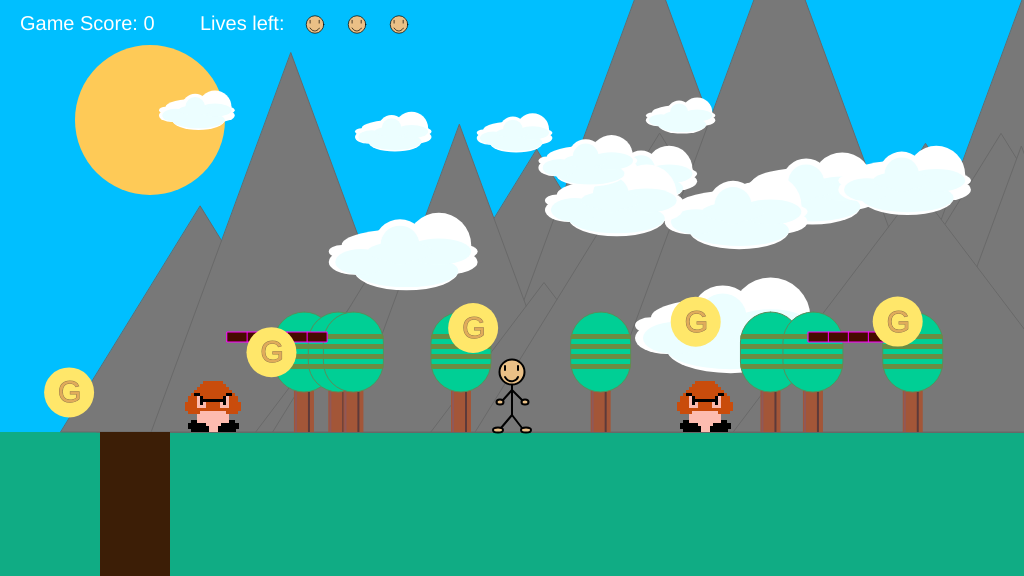
Frame 1 (no input)
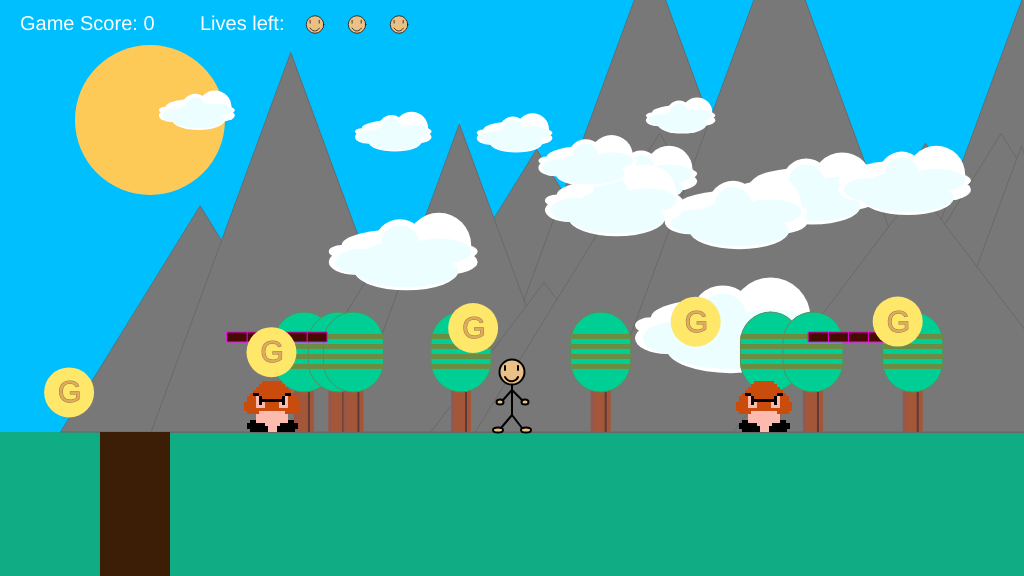
Frame 60 (no input)
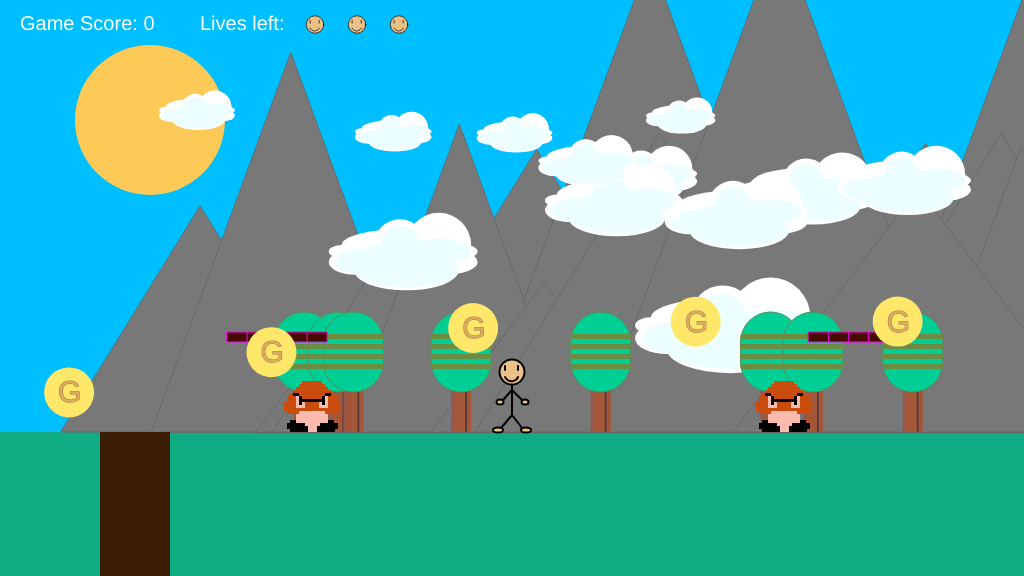
Frame 120 (the mouse pressed at the canvas centre since frame 60)

The p5.js sketch that drew these frames (run headless with seeded random() and noise() and a simulated clock; from frame 60 on, the mouse is pressed at the canvas centre):

// p5.js sketch
// ── sketch.js
/*

The Game Project 7 - 

Week 18 - 9.4  Sound
Week 20 - 10.3 Platforms
Week 20 - 10.3 Enemies


*/
//Positioning variables
var gameChar_x;
var gameChar_y;
var floorPos_y;
var scrollPos;
var gameChar_world_x;
var charHitbox = {
  width: 28
};
//Boolean variables
var isLeft;
var isRight;
var isFalling;
var isPlummeting;
var isJumping;
var t_canyon;
var platformContact;

//Moving variables
var gravity = 0.2;
var fallingSpeed = 0;
var jumpHeight = 150;

var keysBeingPressed = {
  up: false,
  left: false,
  right: false
};

// Drawing variables
var clouds;
var mountains;
var trees_x;
var canyons;
var collectables;

//Game Project
var gameScore;
var flagpole;
var lives;
var platforms;
var enemies;

function setup() {
  createCanvas(1024, 576);
  floorPos_y = (height * 3) / 4;
  lives = 3;
  startGame();
}

function draw() {
  background(0,191,255); // fill the sky blue
  noStroke();
  fill(16, 172, 132);
  rect(0, floorPos_y, width, height / 4); // draw some green ground
  push();
  translate(scrollPos, 0);
  fill(254, 202, 87);
  ellipse(150, 120, 150, 150);
  noFill();    
  // Draw mountains.
    for (var i = 0; i < mountains.length; i++ ){
        mountains[i].draw();
    }

  // Draw clouds.
  for (var i = 0; i < clouds.length; i++ ){
      clouds[i].draw();
  }

  // Draw trees.
    for (var i = 0; i < trees.length; i++ ){
        trees[i].draw();
    }
    
  // Draw canyons
  for (var i = 0; i < canyons.length; i++) {
    drawCanyon(canyons[i]);
    checkCanyon(canyons[i]);
  }
    
  // Draw platforms
    for(var i = 0; i < platforms.length; i++)
    {
        platforms[i].draw();
    }
    

  // Draw collectable items -- gameScore looping problem occurs due to this code.
  for(var i = 0; i < collectables.length; i++){
        if (collectables[i].isFound != true) {
            drawCollectable(collectables[i]);
            checkCollectable(collectables[i]);
        }
  }
    
  //FlagPole
  if (flagpole.isReached == false) {
        checkFlagpole();
  }
  renderFlagpole();
    
  for(var i = 0; i< enemies.length; i++){
      enemies[i].draw();
      var isContact = enemies[i].checkContact(gameChar_world_x, gameChar_y);
      
      if(isContact)
          {
              if(lives > 0){
                  lives = lives - 1;
                  startGame();
                  break;
              }
          }
  }
      
  pop();
  // Draw game character.
  drawGameChar();

  //score on screen
  textSize(20);
  noStroke();
  fill(255);
  text('Game Score: ' + gameScore,20, 30);
    
    
  text('Lives left: ', 200, 30);
    for(var i = 0; i<lives; i++){
        push();
        scale(0.7);
        var x_pos= 450;
        livesLogo(x_pos+ i*60, 60);
        pop();
    }
    
    //Game Over when lives < 1
    if (lives < 1){
        textSize(50);
        fill(163,52,31);
        text('Game Over', width/2-100, height/2);    
        return;
    }

    //Game Over when lives < 1
    if (flagpole.isReached){
        textSize(50);
        fill(163,52,31);
        text('Level complete', width/2-100, height/2);    
        return;
    }
    
  //Add lives
  checkPlayerDie(); 
    
  // Logic to create the game character move or the background scroll.
  if (isLeft) {
    if (gameChar_x > width * 0.2) {
      gameChar_x -= 5;
    } else {
      scrollPos += 5;
    }
  }

  if (isRight) {
    if (gameChar_x < width * 0.8) {
      gameChar_x += 5;
    } else {
      scrollPos -= 5; // negative for moving against the background
    }
  }
    
  // edge case if the char is below the floor
  if (gameChar_y > floorPos_y && !isPlummeting && !isFalling) {
    gameChar_y = floorPos_y;
  }

  isLeft = keysBeingPressed.left;
  isRight = keysBeingPressed.right;

  // Logic to create the game character rise and fall.
  // jumping
  if (keysBeingPressed.up && gameChar_y === floorPos_y) {
    // starts jumping animation
    isJumping = true;
  }
    
 if (keysBeingPressed.left) {
    // starts jumping animation
     isLeft = true;
  }
    
  if (keysBeingPressed.right) {
    // starts jumping animation
    isRight = true;
  }
    
  if (isJumping) {
    gameChar_y -= 10;
  }
    
  if (isJumping && gameChar_y <= floorPos_y - jumpHeight) {
    isJumping = false;
    isFalling = true;
    fallingSpeed = 0;
  }

  if (isFalling && gameChar_y >= floorPos_y && !isPlummeting) {
    isFalling = false;
    fallingSpeed = 0;
  }

    if(flagpole.isReached == false)
    {
        checkFlagpole();
    }
    
   // Logic to make the game character rise and fall.
    if (gameChar_y < floorPos_y) {
        
        var isContact = false;
        for(var i = 0; i < platforms.length; i++)
        {
            if(platforms[i].checkContact(gameChar_world_x, gameChar_y) == true)
            {
                isContact = true;
                
                break;
            }
        }
        if(isContact == false)
        {
            gameChar_y += 2;
            isFalling = true;
        }
        
    } else {
        isFalling = false;
    }
    
	// Update real position of gameChar for collision detection.
	gameChar_world_x = gameChar_x - scrollPos;
    
    if (isPlummeting) { gameChar_y += 3; } //falling in the canyon    
}

function startGame()
{
  gameScore = 0;
  gameChar_x = width / 2;
  gameChar_y = floorPos_y;
  flagpole = {isReached: false, x_pos: 3000};
  // Variable to control the background scrolling.
  scrollPos = 0;

  // Variable to store the real position of the gameChar in the game
  // world. Needed for collision detection.
  gameChar_world_x = gameChar_x - scrollPos;

  // Boolean variables to control the movement of the game character.
  isLeft = false;
  isRight = false;
  isPlummeting = false;
  isFalling = false;

  // Initialise arrays of scenery objects.
  trees = []; // Trees
		for (var i = 0; i < 42; i++ ){
        trees.push(drawTree());
    }
    
  clouds = []; // Clouds
    for (var i = 0; i < 42; i++ ){
        clouds.push(drawClouds());
    }
    
  mountains = []; // Mountains
    for (var i = 0; i < 42; i++ ){
        mountains.push(drawMountain());
    }
    
  canyons = [{posX: 100, posY : 70}, {posX: 1400, posY : 70}, {posX: 2300, posY : 70}]; // Canyons
    
  collectables = [      // Collectables
    { x_pos: random(50,100), y_pos: random(300,400), size: 50, isFound: false },
    { x_pos: random(250,300), y_pos: random(300,400), size: 50, isFound: false },
    { x_pos: random(450,500), y_pos: random(300,400), size: 50, isFound: false },
    { x_pos: random(650,700), y_pos: random(300,400), size: 50, isFound: false },
    { x_pos: random(850,900), y_pos: random(300,400), size: 50, isFound: false },
    { x_pos: random(1050,1100), y_pos: random(300,400), size: 50, isFound: false },
    { x_pos: random(1250,1300), y_pos: random(300,400), size: 50, isFound: false },
    { x_pos: random(1450,1500), y_pos: random(300,400), size: 50, isFound: false },
    { x_pos: random(1650,1700), y_pos: random(300,400), size: 50, isFound: false },
    { x_pos: random(1850,1900), y_pos: random(300,400), size: 50, isFound: false },
    { x_pos: random(2050,2100), y_pos: random(300,400), size: 50, isFound: false },
    { x_pos: random(2250,2300), y_pos: random(300,400), size: 50, isFound: false },
    { x_pos: random(2450,2500), y_pos: random(300,400), size: 50, isFound: false }
  ];    
    
    platforms = [];
    platforms.push(createPlatforms(random(50,250), floorPos_y - 100, 100));
    platforms.push(createPlatforms(random(650,1050), floorPos_y - 100, 100));
    platforms.push(createPlatforms(random(1150,1550), floorPos_y - 100, 100));
    platforms.push(createPlatforms(random(1650,1850), floorPos_y - 100, 100));
    platforms.push(createPlatforms(random(2050,2250), floorPos_y - 100, 100));
    platforms.push(createPlatforms(random(2750,2250), floorPos_y - 100, 100));
    
    enemies = [];
    enemies.push(new Enemy(-100, floorPos_y - 10, 50));
    enemies.push(new Enemy(200, floorPos_y - 10, 110));
    enemies.push(new Enemy(700, floorPos_y - 10, 100));
    enemies.push(new Enemy(1100, floorPos_y - 10, 120));
    enemies.push(new Enemy(1300, floorPos_y - 10, 85));
    enemies.push(new Enemy(1600, floorPos_y - 10, 105));
    enemies.push(new Enemy(2000, floorPos_y - 10, 115));
    enemies.push(new Enemy(2450, floorPos_y - 10, 200));
}

// ---------------------
// Key control functions
// ---------------------

var keyCodes = {
  32: 'up',
  39: 'right',
  37: 'left',
  38: 'up',
  40: 'down'
};
function keyPressed() {
  keysBeingPressed[keyCodes[keyCode]] = true;
}

function keyReleased() {
  keysBeingPressed[keyCodes[keyCode]] = false;
}

// ------------------------------
// Game character render function
// ------------------------------

// Function to draw the game character.
function drawGameChar() {
  variation = 'standing';
    
  if (isFalling) {
    variation = 'jumping';
  } else if (isLeft || isRight) {
    variation = 'walking';
  } 
  if (gameChar_y < floorPos_y - 80 && !isLeft && !isRight){
      variation = 'standing';
      isFalling = false; 
  } 
  if (isLeft) {
    variation += 'Left';
  } else if (isRight) {
    variation += 'Right';
  }
  drawCharacter(gameChar_x, gameChar_y, variation);
}

// ---------------------------
// Background render functions
// ---------------------------

// Function to draw cloud objects.
function drawClouds() {
  var cloud = {
     x_pos: random(0, 4000),
     y_pos: random(50, 100),
     size: random(0.6, 1.6),
     draw: function(x_pos,y_pos,size){
        push();
        fill(255);
        ellipse((this.x_pos + 200) * this.size, (this.y_pos + 100) * this.size, this.size * 100, this.size * 25);
        ellipse((this.x_pos + 150) * this.size, (this.y_pos + 105) * this.size, this.size * 20, this.size * 10);
        ellipse((this.x_pos + 160) * this.size, (this.y_pos + 113) * this.size, this.size * 40,this.size * 20);
        ellipse((this.x_pos + 200) * this.size, (this.y_pos + 120) * this.size, this.size * 80, this.size * 30);
        ellipse((this.x_pos + 230) * this.size, (this.y_pos + 105) * this.size, this.size * 50, this.size * 15);
        ellipse((this.x_pos + 230) * this.size, (this.y_pos + 113) * this.size, this.size * 50, this.size * 20);
        ellipse((this.x_pos + 225) * this.size, (this.y_pos + 100) * this.size, this.size * 50, this.size * 50);
        ellipse((this.x_pos + 195) * this.size, (this.y_pos + 100) * this.size, this.size * 40, this.size * 40);

        fill(236,254,255);
        ellipse((this.x_pos + 200) * this.size, (this.y_pos + 120) * this.size,this.size * 80,this.size * 25);
        ellipse((this.x_pos + 165) * this.size, (this.y_pos + 113) * this.size, this.size * 40, this.size * 20);
        ellipse((this.x_pos + 225) * this.size, (this.y_pos + 105) * this.size, this.size * 50, this.size * 20);
        ellipse((this.x_pos + 195) * this.size, (this.y_pos + 105) * this.size, this.size * 50, this.size * 15);
        ellipse((this.x_pos + 195) * this.size, (this.y_pos + 100) * this.size, this.size * 30,this.size * 30);
        pop();
        }
    }
    return cloud;
}

// Function to draw mountains objects.
function drawMountain() {
    var mountains = {
        x_pos: random(42, 4200),
        y_pos: floorPos_y,
        size: random(0.5, 2),
        draw: function(x_pos,y_pos,size){
            push();
            fill(120); //color
            stroke(105);
            triangle(this.x_pos, this.y_pos,    
                     this.x_pos + (200*this.size), this.y_pos,
                     this.x_pos + (100*this.size), this.y_pos -(162*this.size));
            triangle(this.x_pos + (65*this.size),
                     this.y_pos,
                     this.x_pos + (265*this.size), this.y_pos,
                     this.x_pos + (165*this.size), this.y_pos -(272*this.size));
            triangle(this.x_pos + (140*this.size),
                     this.y_pos,
                     this.x_pos + (340*this.size), this.y_pos,
                     this.x_pos + (240*this.size), this.y_pos -(132*this.size));
            pop();
        }
    }
    return mountains;
}

// Function to draw trees objects.
function drawTrees() {
  for (var i = 0; i < trees_x.length; i++) {
    drawTree(this.x);
  }
}

// ---------------------------------
// Canyon render and check functions
// ---------------------------------

// Function to draw canyon objects.
function drawCanyon(t_canyon) {
  createCanyon(t_canyon.posX, t_canyon.posY);
}

// Function to check character is over a canyon.
function checkCanyon(t_canyon) {
  if (
    gameChar_world_x > t_canyon.posX &&
    gameChar_world_x < (t_canyon.posX + t_canyon.posY) &&
    gameChar_y >= floorPos_y
  ) {
    isPlummeting = true;
    isFalling = true;
    charSpeed = 0;
  }
}

// ----------------------------------
// Collectable items render and check functions
// ----------------------------------

// Function to draw collectable objects.
function drawCollectable(t_collectable) {
  createCollectable(t_collectable.x_pos, t_collectable.y_pos, t_collectable.size);
  fill(224,171,91);
  stroke(148,120,76);
  textSize(30);
  text('G',t_collectable.x_pos-11, t_collectable.y_pos+10);
}

// Function to check character has collected an item.
function checkCollectable(t_collectable)
{
    if(dist(gameChar_world_x, gameChar_y, t_collectable.x_pos, t_collectable.y_pos) <  t_collectable.size + 40)
    {
        t_collectable.isFound = true;
        gameScore +=1;
        return;
    }
}

// Variations with drawing the character
function drawCharacter(gameChar_x, gameChar_y, variation = 'standing') {
  function before() {
    noFill();
    stroke(0);
    strokeWeight(2);
  }
    
  function cleanup() {
    strokeWeight(1);
    noFill();
  }
    
  function head(gameChar_x, gameChar_y) {
    fill(234,192,134);
//head
    fill(234,192,134);
    stroke(1);
    ellipse(gameChar_x, gameChar_y-60, 25,25);
//eyes
    line(gameChar_x-7,gameChar_y-66, gameChar_x-7,gameChar_y-62);
    line(gameChar_x+6,gameChar_y-66, gameChar_x+6,gameChar_y-62);
//mounth
    noFill();
    beginShape();
    vertex(gameChar_x+6, gameChar_y-55);
    bezierVertex(gameChar_x+5, gameChar_y-52, gameChar_x-2, gameChar_y-47, gameChar_x-7, gameChar_y-55);
    endShape();
    noFill();
  }

  function body(gameChar_x, gameChar_y, height = 34) {
    line(gameChar_x, gameChar_y - 49, gameChar_x, gameChar_y - (49 - height));
  }

  function standing() {
//head
    fill(234,192,134);
    stroke(1);
    ellipse(gameChar_x, gameChar_y-60, 25,25);
//eyes
    line(gameChar_x-7,gameChar_y-66, gameChar_x-7,gameChar_y-62);
    line(gameChar_x+6,gameChar_y-66, gameChar_x+6,gameChar_y-62);
//mounth
    noFill();
    beginShape();
    vertex(gameChar_x+6, gameChar_y-55);
    bezierVertex(gameChar_x+5, gameChar_y-52, gameChar_x-2, gameChar_y-47, gameChar_x-7, gameChar_y-55);
    endShape();
//body
    line(gameChar_x, gameChar_y-47, gameChar_x,gameChar_y-17);
// legs
    line(gameChar_x,gameChar_y-17,gameChar_x+10,gameChar_y-4);
    line(gameChar_x,gameChar_y-17,gameChar_x-11,gameChar_y-4);
//foots
    fill(234,192,134);
    ellipse(gameChar_x+14,gameChar_y-2,10,5);
    ellipse(gameChar_x-14,gameChar_y-2,10,5);
//arms
    line(gameChar_x,gameChar_y-42,gameChar_x+10,gameChar_y-32);
    line(gameChar_x,gameChar_y-42,gameChar_x-9,gameChar_y-32);
//hands
    fill(234,192,134);
    ellipse(gameChar_x+13,gameChar_y-30,7,5);
    ellipse(gameChar_x-12,gameChar_y-30,7,5);
      
  }
    
  function jumping() {
//head
    fill(234,192,134);
    stroke(1);
    ellipse(gameChar_x, gameChar_y-60, 25,25);
//eyes
    line(gameChar_x-7,gameChar_y-66, gameChar_x-7,gameChar_y-62);
    line(gameChar_x+6,gameChar_y-66, gameChar_x+6,gameChar_y-62);
//mounth
    noFill();
    beginShape();
    vertex(gameChar_x+6, gameChar_y-55);
    bezierVertex(gameChar_x+5, gameChar_y-52, gameChar_x-2, gameChar_y-47, gameChar_x-7, gameChar_y-55);
    endShape();
//body
    line(gameChar_x, gameChar_y-47, gameChar_x,gameChar_y-23);
//arms
    line(gameChar_x,gameChar_y-42,gameChar_x+15,gameChar_y-46);
    line(gameChar_x,gameChar_y-42,gameChar_x-14,gameChar_y-48);
//hands
    fill(234,192,134);
    ellipse(gameChar_x+15,gameChar_y-46,7,5);
    ellipse(gameChar_x-14,gameChar_y-48,7,5);
//legs
    line(gameChar_x,gameChar_y-23,gameChar_x+18,gameChar_y-17);
    line(gameChar_x,gameChar_y-23,gameChar_x-16,gameChar_y-22);
//foots
    fill(234,192,134);
    ellipse(gameChar_x+18,gameChar_y-17,10,5);
    ellipse(gameChar_x-16,gameChar_y-22,10,5);
  }
    
  function walkingLeft() {
//head
    fill(234,192,134);
    stroke(1);
    ellipse(gameChar_x+5, gameChar_y-60, 20,25);
//eyes
    line(gameChar_x-3,gameChar_y-66, gameChar_x-3,gameChar_y-62);
    line(gameChar_x+5,gameChar_y-66, gameChar_x+5,gameChar_y-62)
//mounth
    noFill();
    beginShape();
    vertex(gameChar_x+6, gameChar_y-55);
    bezierVertex(gameChar_x+5, gameChar_y-52, gameChar_x, gameChar_y-47, gameChar_x-4, gameChar_y-55);
    endShape();  
//body
    line(gameChar_x+5, gameChar_y-47, gameChar_x+5,gameChar_y-17);
//legs
    line(gameChar_x+5,gameChar_y-17,gameChar_x-6,gameChar_y-4);
    line(gameChar_x+5,gameChar_y-17,gameChar_x+12,gameChar_y-4);
//foots
    fill(234,192,134);
    ellipse(gameChar_x-9,gameChar_y-2,10,5);
    ellipse(gameChar_x+14,gameChar_y-2,10,5);
//arms
    line(gameChar_x+5,gameChar_y-42,gameChar_x-4,gameChar_y-32);
    line(gameChar_x+5,gameChar_y-42,gameChar_x+10,gameChar_y-32);
//hands
    fill(234,192,134);
    ellipse(gameChar_x+12,gameChar_y-30,7,5);
    ellipse(gameChar_x-7,gameChar_y-30,7,5);
  }
    
  function walkingRight() {
//head
    fill(234,192,134);
    stroke(1);
    ellipse(gameChar_x-5, gameChar_y-60, 20,25);
//eyes
    line(gameChar_x+2,gameChar_y-66, gameChar_x+2,gameChar_y-62);
    line(gameChar_x-6,gameChar_y-66, gameChar_x-6,gameChar_y-62)
//mounth
    noFill();
    beginShape();
    vertex(gameChar_x+4, gameChar_y-55);
    bezierVertex(gameChar_x+4, gameChar_y-52, gameChar_x, gameChar_y-47, gameChar_x-4, gameChar_y-55);
    endShape();
//body
    line(gameChar_x-5, gameChar_y-47, gameChar_x-5,gameChar_y-17);
//arms
    line(gameChar_x-5,gameChar_y-42,gameChar_x+4,gameChar_y-32);
    line(gameChar_x-5,gameChar_y-42,gameChar_x-10,gameChar_y-32);
//hands
    fill(234,192,134);
    ellipse(gameChar_x-12,gameChar_y-30,7,5);
    ellipse(gameChar_x+7,gameChar_y-30,7,5);
//legs
    line(gameChar_x-5,gameChar_y-17,gameChar_x+6,gameChar_y-4);
    line(gameChar_x-5,gameChar_y-17,gameChar_x-12,gameChar_y-4);
//foots
    fill(234,192,134);
    ellipse(gameChar_x+9,gameChar_y-2,10,5);
    ellipse(gameChar_x-14,gameChar_y-2,10,5);
  }
    
  function jumpingLeft() {
//head
    fill(234,192,134);
    stroke(1);
    ellipse(gameChar_x-10, gameChar_y-45, 20,25);
//eyes
    line(gameChar_x-10,gameChar_y-50, gameChar_x-10,gameChar_y-46);
    line(gameChar_x-17,gameChar_y-50, gameChar_x-17,gameChar_y-46);
//mounth
    noFill();
    beginShape();
    vertex(gameChar_x-7, gameChar_y-39);
    bezierVertex(gameChar_x-12, gameChar_y-35, gameChar_x-17, gameChar_y-33, gameChar_x-19, gameChar_y-42);
    endShape();
//body
    line(gameChar_x, gameChar_y-42, gameChar_x+10,gameChar_y-17);
//legs
    line(gameChar_x+10,gameChar_y-17,gameChar_x-15,gameChar_y-20);
    line(gameChar_x+10,gameChar_y-17,gameChar_x-10,gameChar_y-24);
    line(gameChar_x-18,gameChar_y-7,gameChar_x-15,gameChar_y-20);
    line(gameChar_x-9,gameChar_y-11,gameChar_x-10,gameChar_y-24);
//foots
    fill(234,192,134);
    ellipse(gameChar_x-18,gameChar_y-7,10,5);
    ellipse(gameChar_x-09,gameChar_y-11,10,5);
//arms
    line(gameChar_x+3,gameChar_y-35,gameChar_x+20,gameChar_y-55);
    line(gameChar_x+3,gameChar_y-35,gameChar_x+10,gameChar_y-50);
//hands
    fill(234,192,134);
    ellipse(gameChar_x+20,gameChar_y-55,7,5);
    ellipse(gameChar_x+10,gameChar_y-50,7,5);
  }
    
  function jumpingRight() {
//head
    fill(234,192,134);
    stroke(1);
    ellipse(gameChar_x+10, gameChar_y-45, 20,25);
//eyes
    line(gameChar_x+10,gameChar_y-50, gameChar_x+10,gameChar_y-46);
    line(gameChar_x+17,gameChar_y-50, gameChar_x+17,gameChar_y-46);
//mounth
    noFill();
    beginShape();
    vertex(gameChar_x+7, gameChar_y-39);
    bezierVertex(gameChar_x+12, gameChar_y-35, gameChar_x+17, gameChar_y-33, gameChar_x+19, gameChar_y-42);
    endShape();
//body
    line(gameChar_x, gameChar_y-42, gameChar_x-10,gameChar_y-17);
//legs
    line(gameChar_x-10,gameChar_y-17,gameChar_x+15,gameChar_y-20);
    line(gameChar_x-10,gameChar_y-17,gameChar_x+10,gameChar_y-24);
    line(gameChar_x+18,gameChar_y-7,gameChar_x+15,gameChar_y-20);
    line(gameChar_x+9,gameChar_y-11,gameChar_x+10,gameChar_y-24);
//foots
    fill(234,192,134);
    ellipse(gameChar_x+18,gameChar_y-7,10,5);
    ellipse(gameChar_x+09,gameChar_y-11,10,5);
//arms
    line(gameChar_x-3,gameChar_y-35,gameChar_x-20,gameChar_y-55);
    line(gameChar_x-3,gameChar_y-35,gameChar_x-10,gameChar_y-50);
//hands
    fill(234,192,134);
    ellipse(gameChar_x-20,gameChar_y-55,7,5);
    ellipse(gameChar_x-10,gameChar_y-50,7,5);
  }

  // variations names
  var variations = {
    standing,
    jumping,
    walkingLeft,
    walkingRight,
    jumpingLeft,
    jumpingRight
  };
    
  before();
  variations[variation]();
  cleanup();
}

function createCollectable(x, y, size) { // creating the collectables
  noStroke();
  fill(255,231,106);
  var height = size;
  var width = size;
  ellipse(x, y, height, width);
}

function createCanyon(x, width) { // creating the canyons
  noStroke();
  fill(60, 30, 6);
  beginShape();
  vertex(x, 432);
  vertex(x, 510);
  vertex(x, 576);
  vertex(x + width, 576);
  vertex(x + width, 492);
  vertex(x + width, 432);
  endShape();
  noFill();
}

function drawTree(x) { // creating the trees
 var tree = {
        x: random(42,4200),
        draw: function (x){
            push();
            fill(163,86,56);
            rect(this.x,floorPos_y-100, 20, 100);
            fill(144,88,88);
            rect(this.x+1,floorPos_y-100, 2, 100);
            fill(93,58,58);
            rect(this.x+14,floorPos_y-100, 2, 100);
            fill(0,207,149);
            stroke(91,140,90);
            rect(this.x-20, floorPos_y-120, 60, 80, 40);

            noStroke();
            fill(107,140,66);
            rect(this.x-20, floorPos_y-68,60,5,0,0,10,10);
            rect(this.x-20, floorPos_y-78,60,5);
            rect(this.x-20, floorPos_y-88,60,5);
            rect(this.x-20, floorPos_y-98,60,5, 10,10,0,0);    
            pop();
        }
    }
    return tree;
}

function renderFlagpole() { // rendering the flag pole
    noStroke();
    if (flagpole.isReached == false){
        fill(194,192,191);
        rect(flagpole.x_pos,floorPos_y-100,75,50);
        strokeWeight(4);
        stroke(51);
        line(flagpole.x_pos,floorPos_y-300,flagpole.x_pos,floorPos_y);
    } else {
        fill(163,31,52);
        rect(flagpole.x_pos,floorPos_y-300,75,50);
        strokeWeight(4);
        stroke(51);
        line(flagpole.x_pos,floorPos_y-300,flagpole.x_pos,floorPos_y);
    }
}

function checkFlagpole() { // checking the flag pole
    if (abs(gameChar_world_x - flagpole.x_pos) < 20){
        flagpole.isReached = true;
    }
}

function checkPlayerDie(){ // check if the character still lives
// Decrement lives when the character has fallen below the bottom of the canvas
    if (gameChar_y == height) { 
        lives -= 1;
// Test if the player has used all of their lives
        if (lives > 0) { 
            startGame(); 
        }                      
    }
    
    if (lives<0){
        startGame();
    }
    
    if (gameChar_y == floorPos_y+1 ){
        lives -= 1;
    }
 }

function livesLogo(x,y){ // count the remaining lives with the head of the character
    push();
    y = y + 35;
//head
    fill(234,192,134);
    stroke(1);
    ellipse(x, y-60, 25,25);
//eyes
    line(x-7,y-66, x-7,y-62);
    line(x+6,y-66, x+6,y-62);
//mounth
    noFill();
    beginShape();
    vertex(x+6, y-55);
    bezierVertex(x+5, y-52, x-2, y-47, x-7, y-55);
    endShape();
    pop();
    
}

function createPlatforms(x, y, length) // Creating the platforms
{
        var p = {
            x: x,
            y: y,
            length: length,
            draw: function(){
                stroke(255,0,255);
                fill(70, 10, 0);
                rect(this.x, this.y, this.length, 10);
                line(this.x + 20, this.y, this.x +20, this.y +10);
                line(this.x + 40, this.y, this.x +40, this.y +10);
                line(this.x + 60, this.y, this.x +60, this.y +10);
                line(this.x + 80, this.y, this.x +80, this.y +10);
            
            },
            checkContact: function(gc_x, gc_y){
                if(gc_x > this.x && gc_x < this.x + this.length){
                    var d = this.y - gc_y;
                    if(d >= 0 && d < 2)
                    {
                        return true; 
                    }
                }
                return false;
            }
    }
            return p;
}


function Enemy(x, y, range) // Enemy function
{
    this.x = x;
    this.y = y;
    this.range = range;
    this.currentX = x;
    this.inc = 1;
    this.update = function()
    {
        this.currentX += this.inc;
        if(this.currentX >= this.x + this.range){
            this.inc = -1;
        }else if(this.currentX < this.x){
            this.inc = 1;
        }
    }
    
    this.draw = function()
    {
        this.update();
        noStroke();
        /* 
             Drawing the Goomba :)
             https://en.wikipedia.org/wiki/Goomba
             https://www.mariowiki.com/Goomba
        */  
// head
          fill(201,76,12);
          translate(-8, 0);
          rect(this.currentX+18,this.y-41,20,3);
          rect(this.currentX+15,this.y-41+3,26,3);
          rect(this.currentX+12,this.y-41+6,32,3);
          rect(this.currentX+9,this.y-41+9,38,3);
          rect(this.currentX+6,this.y-41+12,44,3);
          rect(this.currentX+3,this.y-41+15,50,18);
          rect(this.currentX,this.y-41+21,56,9);
// body
          fill(253,187,175);
          rect(this.currentX+15,this.y-41+30,26,3);
          rect(this.currentX+12,this.y-41+33,32,18);
          rect(this.currentX+12,this.y-41+15,3,12);
          rect(this.currentX+41,this.y-41+15,3,12);
          rect(this.currentX+12,this.y-41+24,9,3);
          rect(this.currentX+35,this.y-41+24,9,3);
          rect(this.currentX+18,this.y-41+21,3,6);
          rect(this.currentX+35,this.y-41+21,3,6);
// foots and eyebrows
          fill(0);
          rect(this.currentX+6,this.y-41+39,6,6);
          rect(this.currentX+44,this.y-41+39,6,6);
          rect(this.currentX+3,this.y-41+42,18,6);
          rect(this.currentX+36,this.y-41+42,18,6);
          rect(this.currentX+6,this.y-41+45,18,6);
          rect(this.currentX+33,this.y-41+45,18,6);
          rect(this.currentX+9,this.y-41+12,6,3);
          rect(this.currentX+41,this.y-41+12,6,3);
          rect(this.currentX+15,this.y-41+15,3,9);
          rect(this.currentX+38,this.y-41+15,3,9);
          rect(this.currentX+16,this.y-41+18,24,3);
    }
    this.checkContact = function(gc_x, gc_y)
    {
        var d = dist(gc_x, gc_y, this.currentX, this.y-20);
        if(d < 58){
            return true;
        }
        return false;
    }
}
